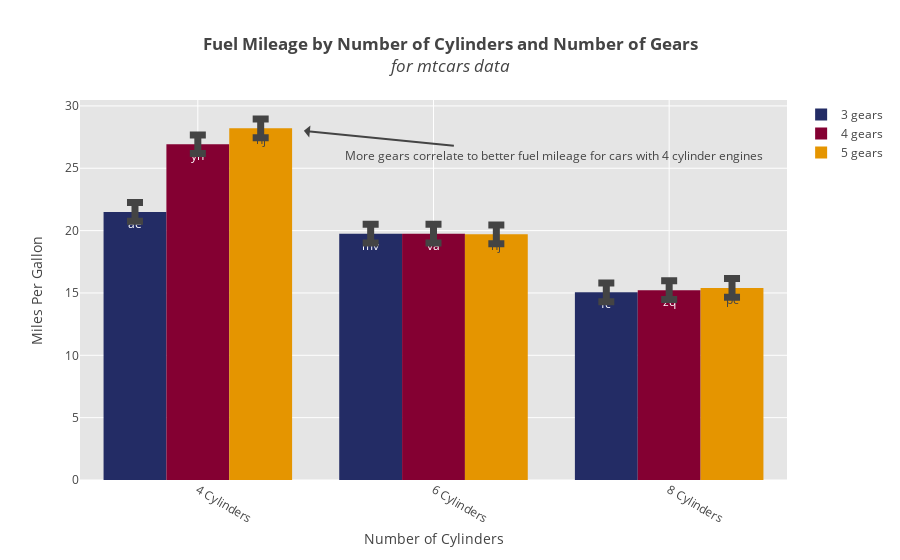

The notebook cell saved with this chart:
### Markdown cell above
Now add more detail by adding elements to `args`:

### Code cell
# add additional characteristics to graph
title = '<b>Fuel Mileage by Number of Cylinders and Number of Gears</b>'
title += '<br><i>for mtcars data</i>'
args['title'] = title
args['names'] = names
args['errors'] = errors
args['xlab'] = 'Number of Cylinders'
args['ylab'] = 'Miles Per Gallon'
args['annotations'] = [{'text':'More gears correlate to better fuel mileage for cars with 4 cylinder engines',
                        'x':0.45, 'y':28, 'ax':250, 'ay':25, 'showarrow':True}]

fig = barplot.create_graph(**args)

### Figure 1 — Plotly figure (JSON) as saved in the notebook; plotly's stock layout.template omitted (floating-point values rounded to 4 significant figures)
{"data": [{"error_y": {"array": [0.75, 0.75, 0.75], "thickness": 7, "type": "data", "visible": true, "width": 8}, "marker": {"color": "#232C65"}, "name": "3 gears", "text": ["ae", "mv", "fc"], "type": "bar", "uid": "afce079c-ec0c-11e8-8d0b-a0481cac4f9d", "x": ["4 Cylinders", "6 Cylinders", "8 Cylinders"], "y": [21.5, 19.75, 15.05]}, {"error_y": {"array": [0.75, 0.75, 0.75], "thickness": 7, "type": "data", "visible": true, "width": 8}, "marker": {"color": "#840032"}, "name": "4 gears", "text": ["yh", "va", "zq"], "type": "bar", "uid": "afce079d-ec0c-11e8-ae3d-a0481cac4f9d", "x": ["4 Cylinders", "6 Cylinders", "8 Cylinders"], "y": [26.93, 19.75, 15.23]}, {"error_y": {"array": [0.75, 0.75, 0.75], "thickness": 7, "type": "data", "visible": true, "width": 8}, "marker": {"color": "#E59500"}, "name": "5 gears", "text": ["nj", "hj", "pc"], "type": "bar", "uid": "afce079e-ec0c-11e8-9de3-a0481cac4f9d", "x": ["4 Cylinders", "6 Cylinders", "8 Cylinders"], "y": [28.2, 19.7, 15.4]}], "layout": {"annotations": [{"ax": 250, "ay": 25, "showarrow": true, "text": "More gears correlate to better fuel mileage for cars with 4 cylinder engines", "x": 0.45, "y": 28}], "hovermode": "closest", "plot_bgcolor": "rgb(229, 229, 229)", "title": "<b>Fuel Mileage by Number of Cylinders and Number of Gears</b><br><i>for mtcars data</i>", "xaxis": {"gridcolor": "rgb(255,255,255)", "tickangle": 30, "title": "Number of Cylinders", "zerolinecolor": "rgb(255,255,255)"}, "yaxis": {"gridcolor": "rgb(255,255,255)", "title": "Miles Per Gallon", "zerolinecolor": "rgb(255,255,255)"}}}
